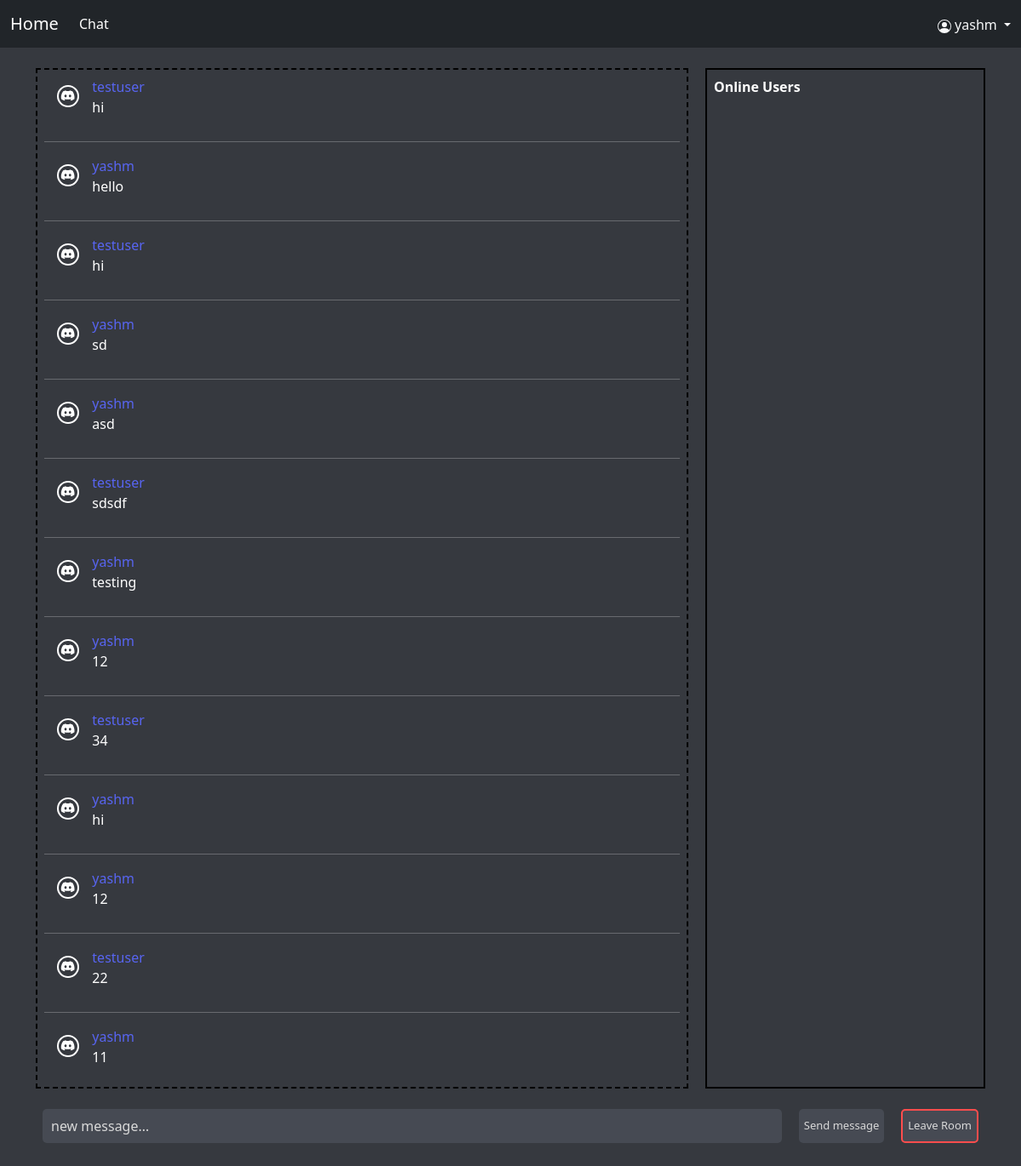
The app's page /chat/lobby/ (signed in) with its own data.
### chat/models.py (models this page shows, shortened)
class Message(models.Model):
    user = models.ForeignKey(to=User, on_delete=models.CASCADE)
    room = models.ForeignKey(to=Room, on_delete=models.CASCADE)
    content = models.CharField(max_length=512)
    timestamp = models.DateTimeField(auto_now_add=True)

### chat/views.py (the view)
# urls.py: path("chat/<str:room_name>/", views.room, name="room"),
def room(request, room_name):
    if request.user.is_authenticated:
        chat_room, created = Room.objects.get_or_create(name=room_name)
        earlier_room_messages = Message.objects.filter(room=chat_room.id)
        return render(
            request,
            "room.html",
            {"room_name": room_name, "earlier_room_messages": earlier_room_messages}
        )
    else:
        raise PermissionDenied

### templates/room.html (shortened to what this page needs)
{% extends './base.html' %}
{% load static %}
{% block content %}
<div>
    {% if request.user.is_authenticated %}
    <div class="mb-3" style="display:flex;gap:20px;">
        <div style="width:70%;height:65vh;">
            <ul class="p-2 custom-overflow-bar" id="chat-log"
                style="border:2px dashed black;height:65vh;overflow-y:scroll;">
                {% for each_message in earlier_room_messages %}
                <li>
                    <div style="display:flex;">
                        <div class="message-parent-css">
                            <img class="discord-icon-css" src="{% static 'svgs/discord.svg' %}" height="26px"
                                width="26px" />
                        </div>
                        <div style="width: 95%;">
                            <div id="message-by-user" style="color:#5865f2;">
                                {{ each_message.user.username }}
                            </div>
                            <div id="message-content">
                                {{ each_message.content }}
                            </div>
                        </div>
                    </div>
                    <hr />
                </li>
                {% endfor %}
            </ul>
        </div>
        <div class="p-2 custom-overflow-bar" style="width:30%; border:2px solid black;height:65vh;overflow-y:scroll;">
            <b>Online Users </b>
            <div class="p-2">
                <ul id="online-logs" class="p-2 custom-li-bullet">
                </ul>
            </div>
        </div>
    </div>
    <div class="mb-3 p-2" style="display:flex; gap: 20px;">
        <input class="custom-input-css" placeholder="new message..." id="chat-message-input" type="text" />
        <button class="custom-btn-css" id="chat-message-submit" type="submit">Send message</button>
        <a href="/chat/" style="color:inherit;text-decoration:none;">
            <button class="custom-btn-css" type="button" style="border:2px solid #ff4d4d;">Leave Room</button>
        </a>
    </div>
    {% else %}
    <span class="text-danger">
        <h3>Login Required.</h3>
    </span>
    {% endif %}
    {% endblock %}

### templates/base.html (shortened to what this page needs)
{% load static %}
<!DOCTYPE html>
<html lang="en">
<head>
    <link href="{% static 'css/base.css' %}" rel="stylesheet">
    <link href="https://cdn.jsdelivr.net/npm/bootstrap@5.3.0-alpha1/dist/css/bootstrap.min.css" rel="stylesheet"
>
</head>
<body>
    <link href="https://fonts.cdnfonts.com/css/uni-sans-regular" rel="stylesheet">
    {% include './navbar.html' %}
    <div class="container my-4">
        {% block content %}
        {% endblock %}
    </div>
</body>
</html>

### templates/navbar.html (shortened to what this page needs)
<nav class="navbar navbar-expand-lg bg-dark" data-bs-theme="dark">
    <div class="container-fluid">
        <a class="navbar-brand" href="/">Home</a>
        <div class="collapse navbar-collapse" id="navbarNavAltMarkup">
            <div class="navbar-nav">
                <a class="nav-link active" aria-current="page" href="/chat">Chat</a>
            </div>
        </div>
        <div style="display:flex;gap:20px;">
            <div class="text-light">
                <div class="btn-group">
                    <div type="button" class="dropdown-toggle" data-bs-toggle="dropdown"
                        data-bs-display="static" aria-expanded="false">
                        {% if not user.is_anonymous %}
                        {{ user }}
                        {% else %}
                        anonymous
                        {% endif %}
                    </div>
                </div>
            </div>
        </div>
    </div>
</nav>

### static/css/base.css (style rules this page uses)
.message-parent-css { position: relative; margin: 10px; width: 5%; height: 40px; }
.discord-icon-css { position: absolute; margin-left: auto; margin-right: auto; left: 0; right: 0; text-align: center; border: 2px solid #fff; border-radius: 100%; padding: 2px; }
.custom-btn-css { color: #d9d9d9; background-color: #464a53; border: none; font-size: 13px; width: auto; white-space: nowrap; border-radius: 5px; height: 40px; }
.custom-li-bullet { color: inherit; list-style:none; }
.custom-input-css { width: 100%; border: none; background-color: #464a53; outline: none; padding-left: 10px; border-radius: 5px; color: #d9d9d9; }
.custom-input-css::placeholder { color: #d9d9d9; }

### templates/room.html (style rules this page uses)
body { background-color: #36393f; color: #fff; }

### records on screen
Message: user.username "testuser", content "hi"
Message: user.username "yashm", content "hello"
Message: user.username "testuser", content "hi"
Message: user.username "yashm", content "sd"
Message: user.username "yashm", content "asd"
Message: user.username "testuser", content "sdsdf"
Message: user.username "yashm", content "testing"
Message: user.username "yashm", content "12"
Message: user.username "testuser", content "34"
Message: user.username "yashm", content "hi"
Message: user.username "yashm", content "12"
Message: user.username "testuser", content "22"
Message: user.username "yashm", content "11"

### other values on screen
{{ user }} "yashm"
